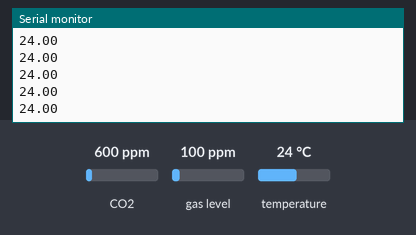
Bench run of a sketch on a simulated Arduino Uno, built with avr-gcc and run on an emulated ATmega328P. Shown: the last lines printed to the serial monitor. Inputs (shaded band) come from the test bench; at power-on: temperature 24 °C, CO2 600 ppm, gas level 100 ppm. No radio packets arrive unless stated.

Above: at 1.3 s.
1.4 s: temperature set to 12 °C
At 1.48 s:
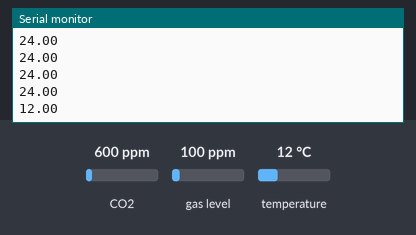
2.9 s: temperature set to 19 °C
At 2.92 s:
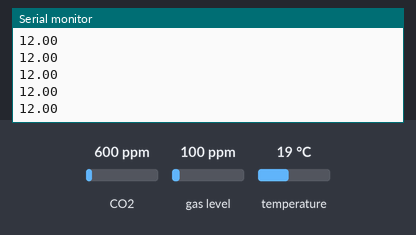
Timing chart, 0 to 5.9 s (numbered marks = the images above; inputs shaded):
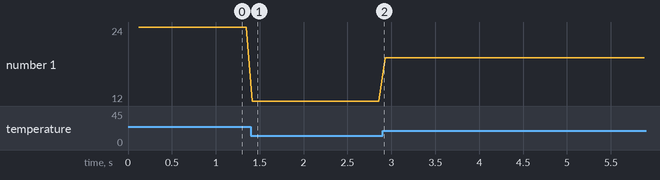

The sketch:

Lora_TX.ino
```cpp
#include <SPI.h>
#include <RH_RF95.h>
#include <Wire.h>
#include "SparkFunCCS811.h"

#define RFM95_CS 8
#define RFM95_RST 4
#define RFM95_INT 3

// Change to 434.0 or other frequency, must match RX's freq!
#define RF95_FREQ 434.0

// Singleton instance of the radio driver
RH_RF95 rf95(RFM95_CS, RFM95_INT);

#define CCS811_ADDR 0x5B //Default I2C Address
CCS811 mySensor(CCS811_ADDR);

void setup() {
  // manual reset
  pinMode(RFM95_RST, OUTPUT);
  digitalWrite(RFM95_RST, HIGH);
  delay(100);
  digitalWrite(RFM95_RST, LOW);
  delay(10);
  digitalWrite(RFM95_RST, HIGH);
  delay(10);

  rf95.init();

  // Defaults after init are 434.0MHz, modulation GFSK_Rb250Fd250, +13dbM
  rf95.setFrequency(RF95_FREQ);
  rf95.setTxPower(23, false);

  Serial.begin(115200);
  Serial.println("This is a test");
  Wire.begin(); //Inialize I2C Hardware
  if (mySensor.begin() == false){
    Serial.print("CCS811 error. Please check wiring. Freezing...");
    while (1);
  }
}

void loop()
{

  //Check to see if data is ready with .dataAvailable()
  if (mySensor.dataAvailable()){
    mySensor.readAlgorithmResults();
    Serial.println(mySensor.getTemperature());
    uint8_t data[] = "0011";
    rf95.send(data, sizeof(data));
    rf95.waitPacketSent();
  }
  delay(10); //Don't spam the I2C bus
}
```

Measured:
- after the input at 1.4 s, the serial monitor: prints a new line at once (image 1)
- plotted number 1: 24 → 12 after the input at 1.4 s, 12 → 19 after the input at 2.9 s
